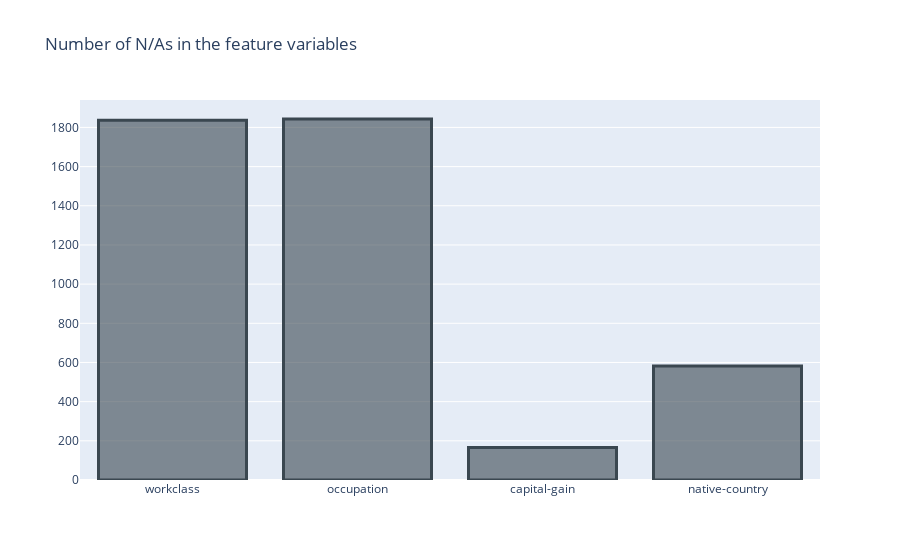

Notebook code for this chart:
### Code cell
isna_check = data.isna().sum().reset_index() #checking for na; if we replaced ' ?' correctly, we should see na values
print(isna_check)
only_na = isna_check[isna_check[0]>0]
fig = go.Figure(go.Bar(
            x=only_na['index'],
            y=only_na[0],
            orientation='v',
            marker=dict(
                color='rgba(58, 71, 80, 0.6)',\
                line=dict(color='rgba(58, 71, 80, 1.0)', width=3)
            )))
fig.update_layout(
    title='Number of N/As in the feature variables',
)
fig.show()

### Figure 1 — Plotly figure (JSON) as saved in the notebook; plotly's stock layout.template omitted (floating-point values rounded to 4 significant figures)
{"data": [{"marker": {"color": "rgba(58, 71, 80, 0.6)", "line": {"color": "rgba(58, 71, 80, 1.0)", "width": 3}}, "orientation": "v", "type": "bar", "x": ["workclass", "occupation", "capital-gain", "native-country"], "y": [1836, 1843, 166, 582]}], "layout": {"title": {"text": "Number of N/As in the feature variables"}}}
